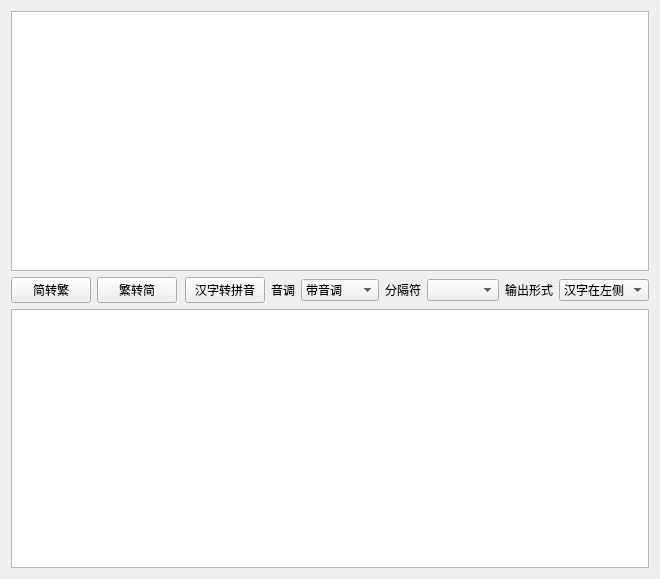
<?xml version="1.0" encoding="UTF-8"?>
<ui version="4.0">
 <class>MainWindow</class>
 <widget class="QMainWindow" name="MainWindow">
  <property name="geometry">
   <rect>
    <x>0</x>
    <y>0</y>
    <width>660</width>
    <height>579</height>
   </rect>
  </property>
  <property name="windowTitle">
   <string>汉字转拼音</string>
  </property>
  <widget class="QWidget" name="centralWidget">
   <layout class="QVBoxLayout" name="verticalLayout">
    <item>
     <widget class="QPlainTextEdit" name="txtIn"/>
    </item>
    <item>
     <layout class="QHBoxLayout" name="horizontalLayout">
      <item>
       <widget class="QPushButton" name="btnToFan">
        <property name="text">
         <string>简转繁</string>
        </property>
       </widget>
      </item>
      <item>
       <widget class="QPushButton" name="btnToJian">
        <property name="text">
         <string>繁转简</string>
        </property>
       </widget>
      </item>
      <item>
       <spacer name="horizontalSpacer">
        <property name="orientation">
         <enum>Qt::Horizontal</enum>
        </property>
        <property name="sizeHint" stdset="0">
         <size>
          <width>40</width>
          <height>20</height>
         </size>
        </property>
       </spacer>
      </item>
      <item>
       <widget class="QPushButton" name="btnToPinYin">
        <property name="text">
         <string>汉字转拼音</string>
        </property>
       </widget>
      </item>
      <item>
       <widget class="QLabel" name="label">
        <property name="text">
         <string>音调</string>
        </property>
       </widget>
      </item>
      <item>
       <widget class="QComboBox" name="cmbTone">
        <item>
         <property name="text">
          <string>带音调</string>
         </property>
        </item>
        <item>
         <property name="text">
          <string>数字音调</string>
         </property>
        </item>
        <item>
         <property name="text">
          <string>不带音调</string>
         </property>
        </item>
       </widget>
      </item>
      <item>
       <widget class="QLabel" name="label_3">
        <property name="text">
         <string>分隔符</string>
        </property>
       </widget>
      </item>
      <item>
       <widget class="QComboBox" name="cmbSeparator"/>
      </item>
      <item>
       <widget class="QLabel" name="label_2">
        <property name="text">
         <string>输出形式</string>
        </property>
       </widget>
      </item>
      <item>
       <widget class="QComboBox" name="cmbLayout">
        <property name="currentIndex">
         <number>2</number>
        </property>
        <item>
         <property name="text">
          <string>不带汉字</string>
         </property>
        </item>
        <item>
         <property name="text">
          <string>汉字在下侧</string>
         </property>
        </item>
        <item>
         <property name="text">
          <string>汉字在左侧</string>
         </property>
        </item>
        <item>
         <property name="text">
          <string>汉字在右侧</string>
         </property>
        </item>
       </widget>
      </item>
     </layout>
    </item>
    <item>
     <widget class="QTextEdit" name="txtOut"/>
    </item>
   </layout>
  </widget>
  <widget class="QMenuBar" name="menuBar">
   <property name="geometry">
    <rect>
     <x>0</x>
     <y>0</y>
     <width>660</width>
     <height>23</height>
    </rect>
   </property>
  </widget>
 </widget>
 <layoutdefault spacing="6" margin="11"/>
 <resources/>
 <connections/>
</ui>
